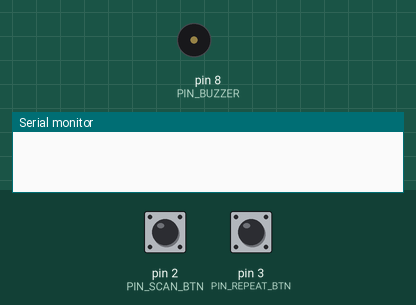
A sketch run on a simulated Arduino Uno, built with avr-gcc and run on an emulated ATmega328P. Parts: buzzer (waves = sounding), the last lines printed to the serial monitor. The test bench sets the inputs (shaded band); at power-on: pin 2 (PIN_SCAN_BTN) HIGH, pin 3 (PIN_REPEAT_BTN) HIGH.

Above: at 1.3 s.
1.4 s: pin 2 (PIN_SCAN_BTN) pulled LOW for 1 s
At 1.56 s:
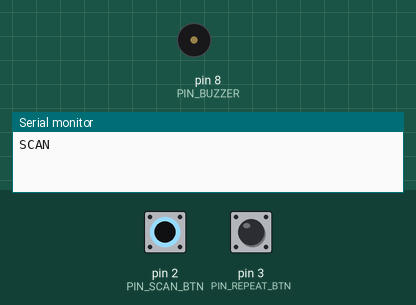
4.4 s: pin 3 (PIN_REPEAT_BTN) pulled LOW for 3.2 s
At 8.4 s:
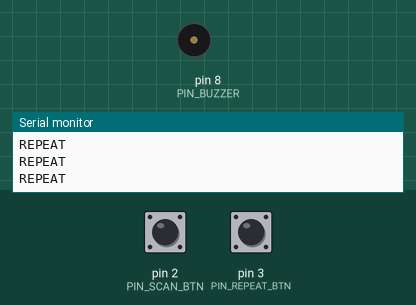
9.1 s: pin 2 (PIN_SCAN_BTN) pulled LOW for 3.2 s
At 9.26 s:
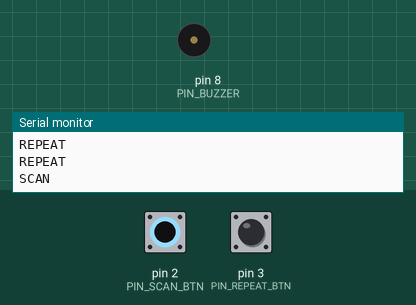
Timing chart, 0 to 13.7 s (numbered marks = the images above; inputs shaded):
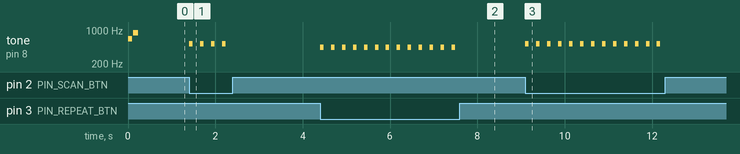

The sketch:

money_identifier_controller.ino
```cpp
const int PIN_SCAN_BTN = 2;
const int PIN_REPEAT_BTN = 3;
const int PIN_BUZZER = 8;

unsigned long lastScanPress = 0;
unsigned long lastRepeatPress = 0;
const unsigned long DEBOUNCE_MS = 250;

void setup() {
  Serial.begin(9600);
  pinMode(PIN_SCAN_BTN, INPUT_PULLUP);
  pinMode(PIN_REPEAT_BTN, INPUT_PULLUP);
  pinMode(PIN_BUZZER, OUTPUT);

  // Startup chime
  tone(PIN_BUZZER, 660, 100);
  delay(120);
  tone(PIN_BUZZER, 880, 120);
}

void loop() {
  unsigned long now = millis();

  if (digitalRead(PIN_SCAN_BTN) == LOW && (now - lastScanPress > DEBOUNCE_MS)) {
    lastScanPress = now;
    tone(PIN_BUZZER, 520, 80);
    Serial.println("SCAN");
  }

  if (digitalRead(PIN_REPEAT_BTN) == LOW && (now - lastRepeatPress > DEBOUNCE_MS)) {
    lastRepeatPress = now;
    tone(PIN_BUZZER, 440, 80);
    Serial.println("REPEAT");
  }

  if (Serial.available() > 0) {
    String cmd = Serial.readStringUntil('\n');
    cmd.trim();

    if (cmd == "SUCCESS") {
      tone(PIN_BUZZER, 587, 110);
      delay(130);
      tone(PIN_BUZZER, 880, 180);
    } else if (cmd == "FAIL") {
      tone(PIN_BUZZER, 220, 280);
    }
  }
}
```

Measured:
- after the input at 1.4 s, tone on pin 8 (PIN_BUZZER): alternates 520 Hz for 0.08 s and silent for 0.17 s, 8 changes in all, then stays silent, starting at once
- after the input at 4.4 s, tone on pin 8 (PIN_BUZZER): alternates 440 Hz for 0.08 s and silent for 0.17 s, 26 changes in all, then stays silent, starting at once
- after the input at 9.1 s, tone on pin 8 (PIN_BUZZER): alternates 520 Hz for 0.08 s and silent for 0.17 s, 26 changes in all, then stays silent, starting at once
